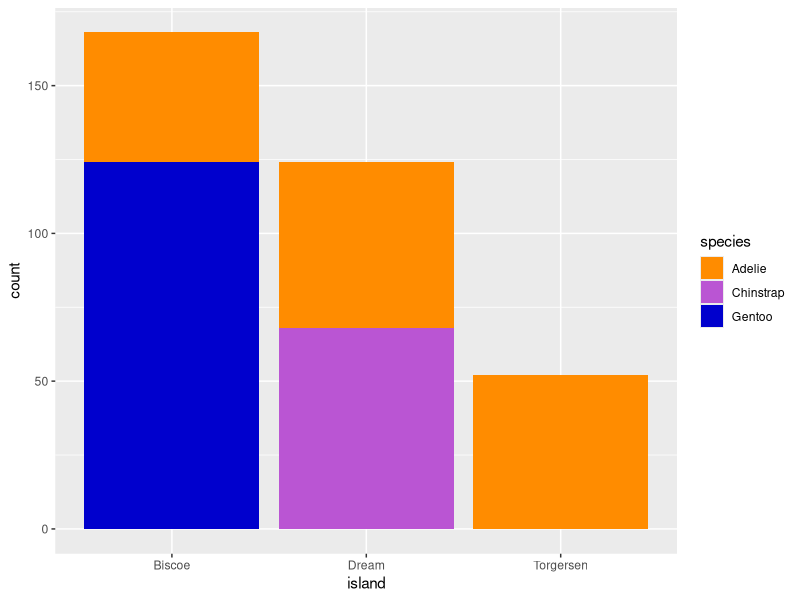
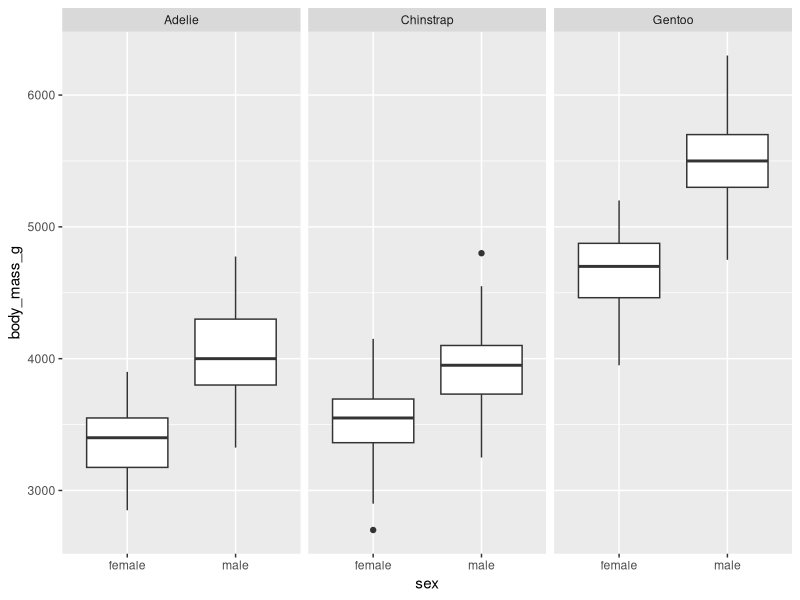

Source code (R) for these figures, in order:
## ---- chunk 1
knitr::opts_chunk$set(echo = TRUE, warning=FALSE, message=FALSE)
## ---- chunk 2
data(package = "palmerpenguins", penguins)
## ---- chunk 3
library(palmerpenguins)
library(dplyr)
library(plyr)
library(ggplot2)

## ---- chunk 4
penguins_sex <- penguins %>% 
  select(species, sex)%>% 
  dplyr::count(species)%>% 
  glimpse()
## ---- chunk 5
penguins_sex <- penguins %>% 
  select(species, sex)%>% 
  filter(sex=="male") %>% 
  dplyr::count(species)%>% 
  glimpse()
## ---- chunk 6
penguins_sex <- penguins %>% 
  select(species, sex)%>% 
  filter(sex=="female") %>% 
  dplyr::count(species)%>% 
  glimpse()
## ---- chunk 7
penguins_stats <- penguins %>%
  select(bill_length_mm, bill_depth_mm, flipper_length_mm, body_mass_g)%>% 
  summarise(mean_length = mean(bill_length_mm, na.rm = TRUE),
            sd_bill_length = sd(bill_length_mm, na.rm = TRUE),
            min_bill_length = min(bill_length_mm, na.rm = TRUE),
            max_bill_length = max(bill_length_mm, na.rm = TRUE),
            mean_bill_depth = mean(bill_depth_mm, na.rm = TRUE),
            sd_bill_depth = sd(bill_depth_mm, na.rm = TRUE),
            min_bill_depth = min(bill_depth_mm, na.rm = TRUE),
            max_bill_depth = max(bill_depth_mm, na.rm = TRUE),
            mean_flipper_length = mean(flipper_length_mm, na.rm = TRUE),
            sd_flipper_length = sd(flipper_length_mm, na.rm = TRUE),
            min_flipper_length = min(flipper_length_mm, na.rm = TRUE),
            max_flipper_length = max(flipper_length_mm, na.rm = TRUE),
            mean_body_mass = mean(body_mass_g, na.rm = TRUE),
            sd_body_mass = sd(body_mass_g, na.rm = TRUE),
            min_body_mass = min(body_mass_g, na.rm = TRUE),
            max_body_mass = max(body_mass_g, na.rm = TRUE)) %>%
  glimpse()
## ---- chunk 8
graf_stats <- penguins %>% 
  select(species, island) 

ggplot(data=graf_stats) +
  geom_bar(aes(x=island, fill=species)) +
  scale_fill_manual(values=c("darkorange", "mediumorchid", "mediumblue"))
## ---- chunk 9
summary(graf_stats)
## ---- chunk 10
penguins_na_rm <- penguins[complete.cases(penguins), ]

ggplot(data = penguins_na_rm) + 
  geom_boxplot(aes(x = sex, y = body_mass_g), na.rm = TRUE) +
  facet_grid(cols = vars(species))
